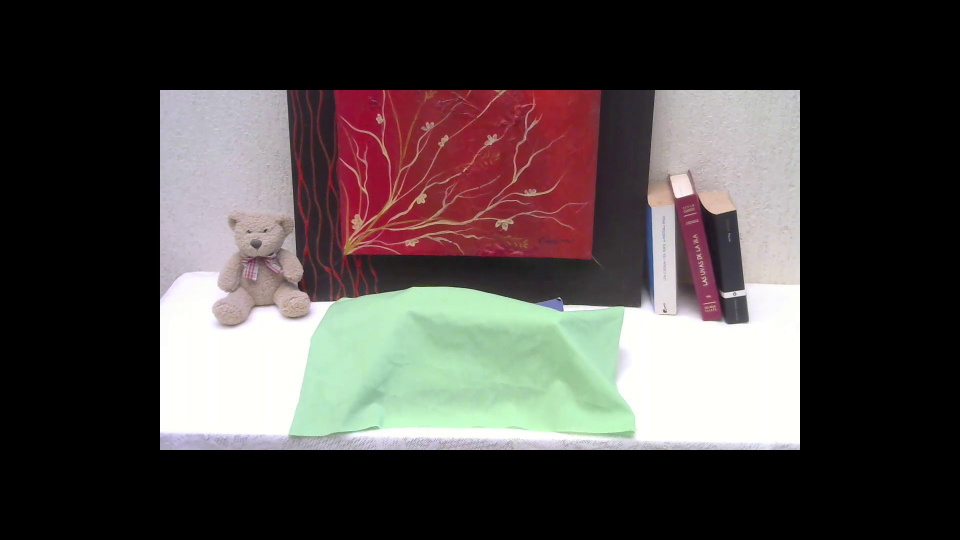
#> input picture DLCV_07_Manipulacion-Videos/capa_frame.jpeg, 1920 x 1080 px, found by its file name (shown at 1/2 size)
$ python Rangos_HSV_calibracion.py
#> lines starting #> are read from the running program, lines starting #| are printed output that depends on the picture; after the words box and inside, x2 and y2 are one past the last pixel; in counts of white or black regions, pixels touching at a corner belong together
import cv2
import numpy as np

def nothing(x):
    pass

import os
BASE_DIR = os.path.dirname(os.path.abspath(__file__))

# Load image
img_path = os.path.join(BASE_DIR, r"C:\Users\Chava\Documents\Deep-Learning-Coursework\DLCV_07_Manipulacion-Videos\capa_frame.jpeg")
image = cv2.imread(img_path)
#> image is the input picture: shape (1080, 1920, 3); mean B, G, R 68.3, 69.9, 76.2

image = cv2.resize(image, (609,400), interpolation = cv2.INTER_AREA)
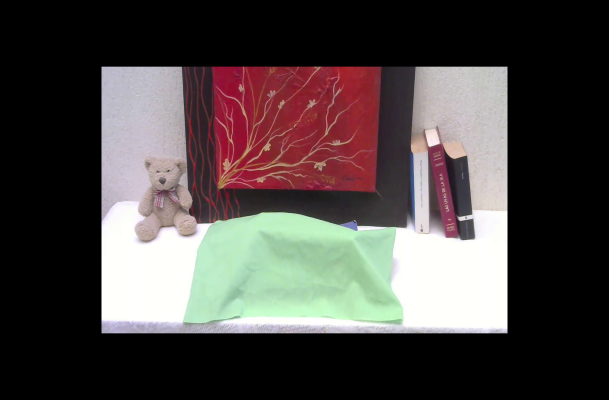
#> image: shape (400, 609, 3); mean B, G, R 68.3, 69.9, 76.2

# Create a window
cv2.namedWindow('image')

# Create trackbars for color change
# Hue is from 0-179 for Opencv
cv2.createTrackbar('HMin', 'image', 0, 179, nothing)
#> slider 'HMin' is set to 35
cv2.createTrackbar('SMin', 'image', 0, 255, nothing)
#> slider 'SMin' is set to 51
cv2.createTrackbar('VMin', 'image', 0, 255, nothing)
#> slider 'VMin' is set to 51
cv2.createTrackbar('HMax', 'image', 0, 179, nothing)
#> slider 'HMax' is set to 179
cv2.createTrackbar('SMax', 'image', 0, 255, nothing)
#> slider 'SMax' is set to 255
cv2.createTrackbar('VMax', 'image', 0, 255, nothing)
#> slider 'VMax' is set to 255

# Set default value for Max HSV trackbars
cv2.setTrackbarPos('HMax', 'image', 179)
cv2.setTrackbarPos('SMax', 'image', 255)
cv2.setTrackbarPos('VMax', 'image', 255)

# Initialize HSV min/max values
hMin = sMin = vMin = hMax = sMax = vMax = 0
phMin = psMin = pvMin = phMax = psMax = pvMax = 0

while(1):
    # Get current positions of all trackbars
    hMin = cv2.getTrackbarPos('HMin', 'image')
    sMin = cv2.getTrackbarPos('SMin', 'image')
    vMin = cv2.getTrackbarPos('VMin', 'image')
    hMax = cv2.getTrackbarPos('HMax', 'image')
    sMax = cv2.getTrackbarPos('SMax', 'image')
    vMax = cv2.getTrackbarPos('VMax', 'image')

    # Set minimum and maximum HSV values to display
    lower = np.array([hMin, sMin, vMin])
    upper = np.array([hMax, sMax, vMax])

    # Convert to HSV format and color threshold
    hsv = cv2.cvtColor(image, cv2.COLOR_BGR2HSV)
#> hsv: shape (400, 609, 3); mean H, S, V 44.5, 26.8, 80.7
    mask = cv2.inRange(hsv, lower, upper)
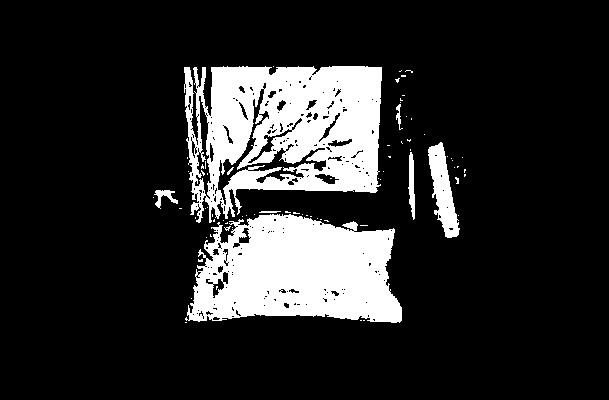
#> mask: shape (400, 609); 16.5% white; 75 white regions (67 under 20 px), largest, box (x1, y1, x2, y2) and area: (184, 66, 382, 223) 20236, (185, 214, 402, 323) 17504, (428, 142, 460, 238) 1544
    result = cv2.bitwise_and(image, image, mask=mask)
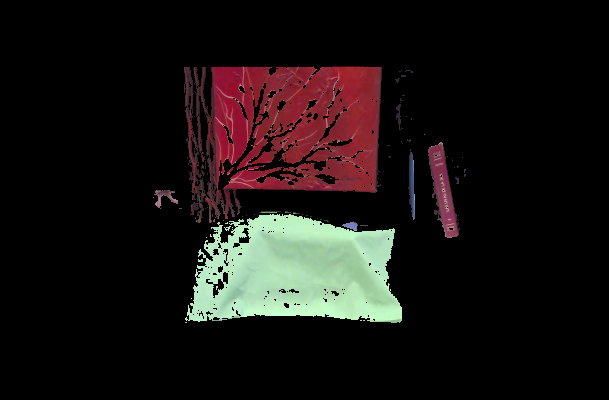
#> result: shape (400, 609, 3); mean B, G, R 18.4, 20.2, 24.8

    # Print if there is a change in HSV value
    if((phMin != hMin) | (psMin != sMin) | (pvMin != vMin) | (phMax != hMax) | (psMax != sMax) | (pvMax != vMax) ):
        print("(hMin = %d , sMin = %d, vMin = %d), (hMax = %d , sMax = %d, vMax = %d)" % (hMin , sMin , vMin, hMax, sMax , vMax))
        phMin = hMin
        psMin = sMin
        pvMin = vMin
        phMax = hMax
        psMax = sMax
        pvMax = vMax

    # Display result image
    cv2.imshow('image', result)
    if cv2.waitKey(10) & 0xFF == ord('q'):
#> (key q is pressed here)
        break

cv2.destroyAllWindows()
